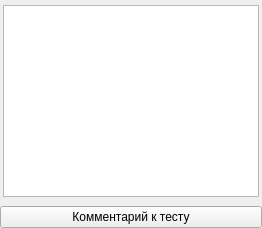
          <widget class="QWidget" name="tab_optionalTests_step">
           <attribute name="title">
            <string>Тест шаговой реакции</string>
           </attribute>
           <layout class="QVBoxLayout" name="verticalLayout_33">
            <property name="leftMargin">
             <number>0</number>
            </property>
            <property name="topMargin">
             <number>2</number>
            </property>
            <property name="rightMargin">
             <number>0</number>
            </property>
            <property name="bottomMargin">
             <number>0</number>
            </property>
            <item>
             <widget class="QFrame" name="frame_chartStep_Section">
              <property name="autoFillBackground">
               <bool>false</bool>
              </property>
              <property name="frameShape">
               <enum>QFrame::Shape::NoFrame</enum>
              </property>
              <layout class="QVBoxLayout" name="verticalLayout_32">
               <property name="spacing">
                <number>3</number>
               </property>
               <property name="leftMargin">
                <number>3</number>
               </property>
               <property name="topMargin">
                <number>3</number>
               </property>
               <property name="rightMargin">
                <number>3</number>
               </property>
               <property name="bottomMargin">
                <number>3</number>
               </property>
               <item>
                <widget class="Widgets::Chart::ChartView" name="Chart_step"/>
               </item>
              </layout>
             </widget>
            </item>
            <item>
             <widget class="QPushButton" name="pushButton_commentStepTest">
              <property name="text">
               <string>Комментарий к тесту</string>
              </property>
             </widget>
            </item>
           </layout>
          </widget>
